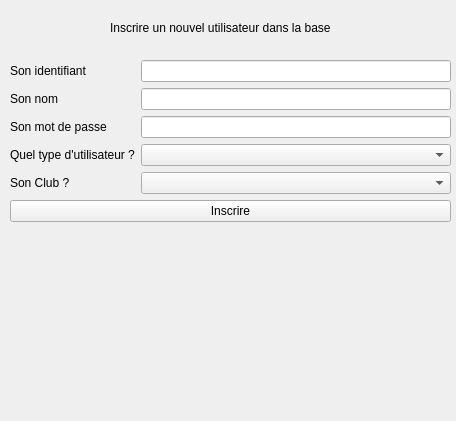
<?xml version="1.0" encoding="UTF-8"?>
<ui version="4.0">
 <class>inscription</class>
 <widget class="QWidget" name="inscription">
  <property name="geometry">
   <rect>
    <x>0</x>
    <y>0</y>
    <width>456</width>
    <height>421</height>
   </rect>
  </property>
  <property name="windowTitle">
   <string>Form</string>
  </property>
  <widget class="QWidget" name="verticalLayoutWidget">
   <property name="geometry">
    <rect>
     <x>10</x>
     <y>60</y>
     <width>441</width>
     <height>341</height>
    </rect>
   </property>
   <layout class="QFormLayout" name="formLayout">
    <item row="1" column="0">
     <widget class="QLabel" name="loginLabel">
      <property name="text">
       <string>Son identifiant</string>
      </property>
     </widget>
    </item>
    <item row="1" column="1">
     <widget class="QLineEdit" name="LoginEdit"/>
    </item>
    <item row="4" column="0">
     <widget class="QLabel" name="lblNom">
      <property name="text">
       <string>Son nom</string>
      </property>
     </widget>
    </item>
    <item row="4" column="1">
     <widget class="QLineEdit" name="nomEdit"/>
    </item>
    <item row="6" column="0">
     <widget class="QLabel" name="lblMdp">
      <property name="text">
       <string>Son mot de passe</string>
      </property>
     </widget>
    </item>
    <item row="6" column="1">
     <widget class="QLineEdit" name="MdpEdit">
      <property name="inputMethodHints">
       <set>Qt::ImhHiddenText|Qt::ImhNoAutoUppercase|Qt::ImhNoPredictiveText|Qt::ImhSensitiveData</set>
      </property>
      <property name="echoMode">
       <enum>QLineEdit::Password</enum>
      </property>
     </widget>
    </item>
    <item row="7" column="0">
     <widget class="QLabel" name="lbltype">
      <property name="text">
       <string>Quel type d'utilisateur ?</string>
      </property>
     </widget>
    </item>
    <item row="7" column="1">
     <widget class="QComboBox" name="selectType"/>
    </item>
    <item row="8" column="0">
     <widget class="QLabel" name="clubLbl">
      <property name="text">
       <string>Son Club ?</string>
      </property>
     </widget>
    </item>
    <item row="8" column="1">
     <widget class="QComboBox" name="selectClub"/>
    </item>
    <item row="12" column="0" colspan="2">
     <widget class="QPushButton" name="boutonInscrire">
      <property name="text">
       <string>Inscrire</string>
      </property>
     </widget>
    </item>
   </layout>
  </widget>
  <widget class="QLabel" name="indication">
   <property name="geometry">
    <rect>
     <x>110</x>
     <y>20</y>
     <width>432</width>
     <height>16</height>
    </rect>
   </property>
   <property name="minimumSize">
    <size>
     <width>303</width>
     <height>0</height>
    </size>
   </property>
   <property name="styleSheet">
    <string notr="true"/>
   </property>
   <property name="text">
    <string>Inscrire un nouvel utilisateur dans la base</string>
   </property>
  </widget>
 </widget>
 <resources/>
 <connections/>
</ui>
